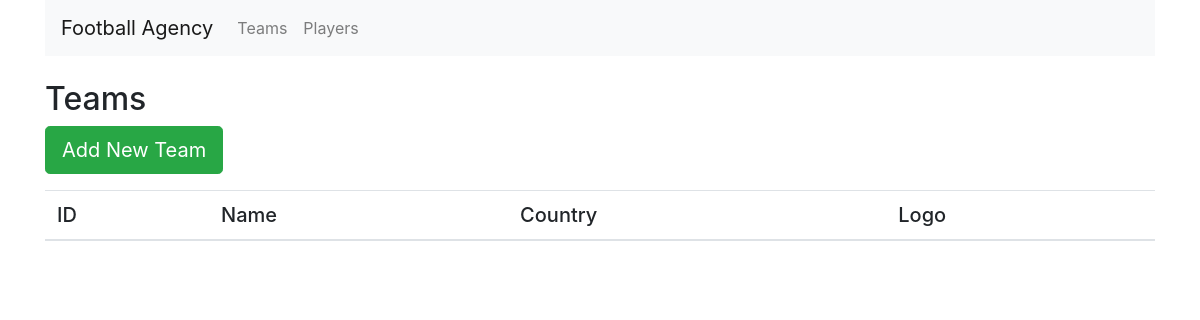
The app's page /football_agency/teams/, older data.
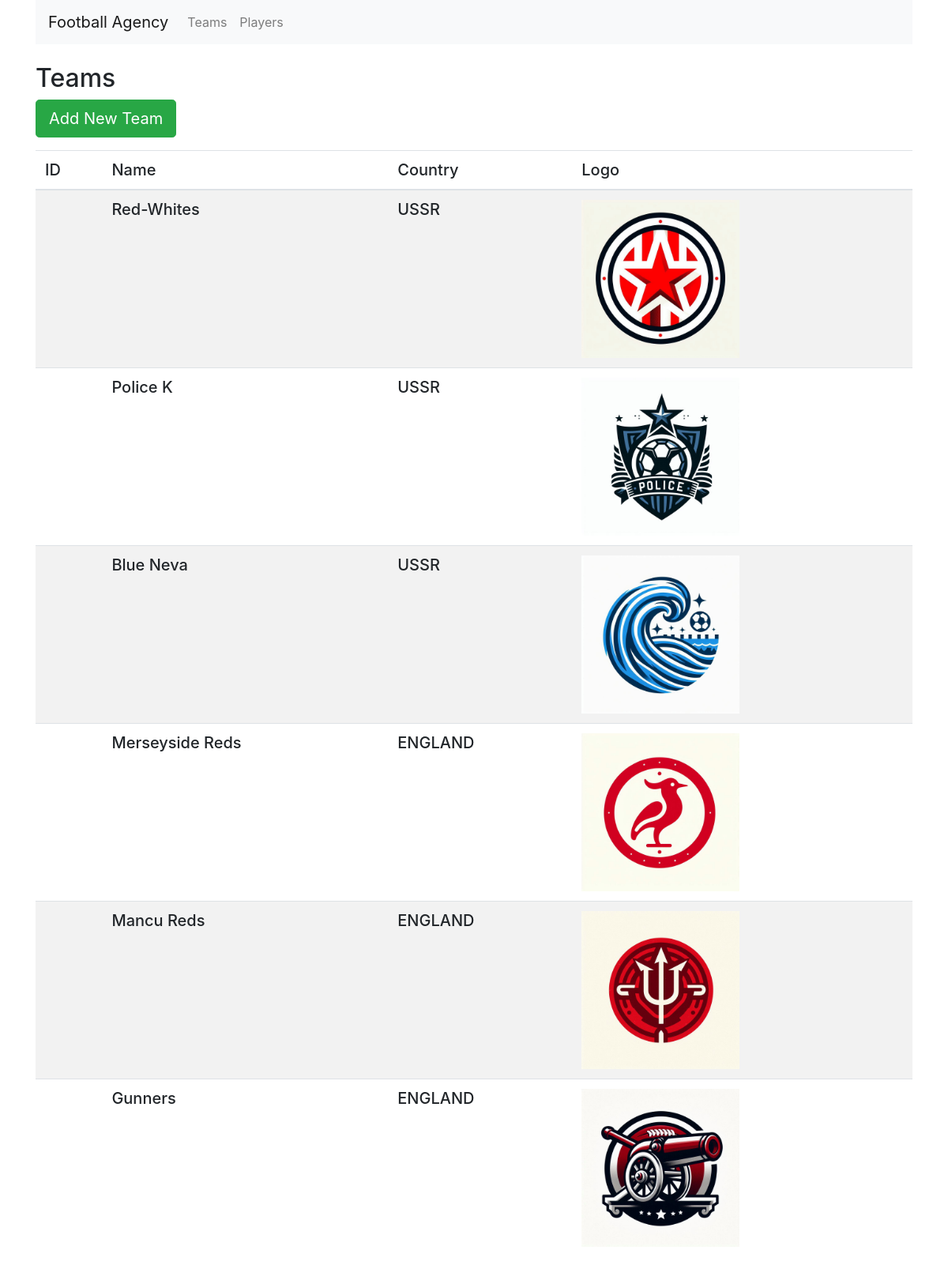
The same page, newer data.
### football_agency/models.py (models this page shows, shortened)
class Team(models.Model):
    team_name = models.CharField(max_length=100)
    country = models.CharField(max_length=100)
    team_image = models.ImageField(upload_to='team_images/', null=True, blank=True)

### football_agency/views.py (the view)
# urls.py: path('teams/', views.team_list, name='team_list'),
def team_list(request):
    teams = Team.objects.all()
    return render(request, 'football_agency/team_list.html', {'teams': teams})

### football_agency/templates/football_agency/team_list.html
{% extends 'football_agency/base.html' %}
{% block content %}
<h2 class="fw-bold display-5">Teams</h2>
<a href="{% url 'create_team' %}" class="btn btn-success btn-lg mb-3">Add New Team</a>
<table class="table table-striped">
    <thead>
        <tr>
            <th class="h5 fw-bold">ID</th>
            <th class="h5 fw-bold">Name</th>
            <th class="h5 fw-bold">Country</th>
            <th class="h5 fw-bold">Logo</th>
        </tr>
    </thead>
    <tbody>
        {% for team in teams %}
        <tr>
            <td class="h5 fw-semibold">{{ team.id_team }}</td>
            <td class="h5 fw-semibold">{{ team.team_name }}</td>
            <td class="h5 fw-semibold">{{ team.country }}</td>
            <td><img src="{{ team.team_image.url }}" alt="{{ team.team_name }}" class="img-fluid" style="max-width: 200px; height: auto;"></td>
        </tr>
        {% endfor %}
    </tbody>
</table>
{% endblock %}

### football_agency/templates/football_agency/base.html (shortened to what this page needs)
<!DOCTYPE html>
<html lang="en">
<head>
    <link href="https://stackpath.bootstrapcdn.com/bootstrap/4.5.2/css/bootstrap.min.css" rel="stylesheet">
</head>
<body>
    <div class="container">
        <nav class="navbar navbar-expand-lg navbar-light bg-light">
            <a class="navbar-brand" href="{% url 'home' %}">Football Agency</a>
            <div class="navbar-nav">
                <a class="nav-item nav-link" href="{% url 'team_list' %}">Teams</a>
                <a class="nav-item nav-link" href="{% url 'player_list' %}">Players</a>
            </div>
        </nav>
        <div class="mt-4">
            {% block content %}{% endblock %}
        </div>
    </div>
</body>
</html>

Row changes from the older to the newer data that the page shows:
added Team: team_name "Red-Whites", country "USSR", team_image (picture)
added Team: team_name "Police K", country "USSR", team_image (picture)
added Team: team_name "Blue Neva", country "USSR", team_image (picture)
added Team: team_name "Merseyside Reds", country "ENGLAND", team_image (picture)
added Team: team_name "Mancu Reds", country "ENGLAND", team_image (picture)
added Team: team_name "Gunners", country "ENGLAND", team_image (picture)
